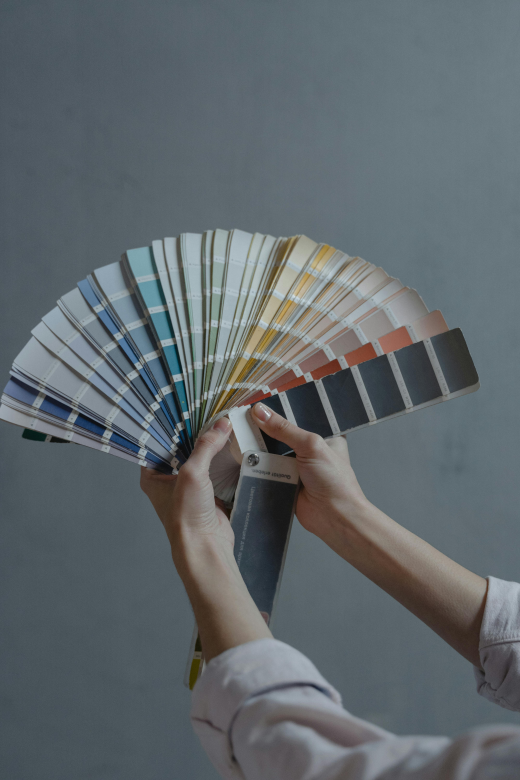
#> input picture sample.png, 520 x 780 px
$ python simple_thresholding.py --image ../sample.png
#> lines starting #> are read from the running program, lines starting #| are printed output that depends on the picture; after the words box and inside, x2 and y2 are one past the last pixel; in counts of white or black regions, pixels touching at a corner belong together
import numpy as np
import argparse
import cv2

ap = argparse.ArgumentParser()
ap.add_argument("-i", "--image", required=True,
    help="Path to the image")
args = vars(ap.parse_args())

image = cv2.imread(args["image"])
#> image is the input picture: shape (780, 520, 3); mean B, G, R 108, 103.6, 95.6
image = cv2.cvtColor(image, cv2.COLOR_BGR2GRAY)
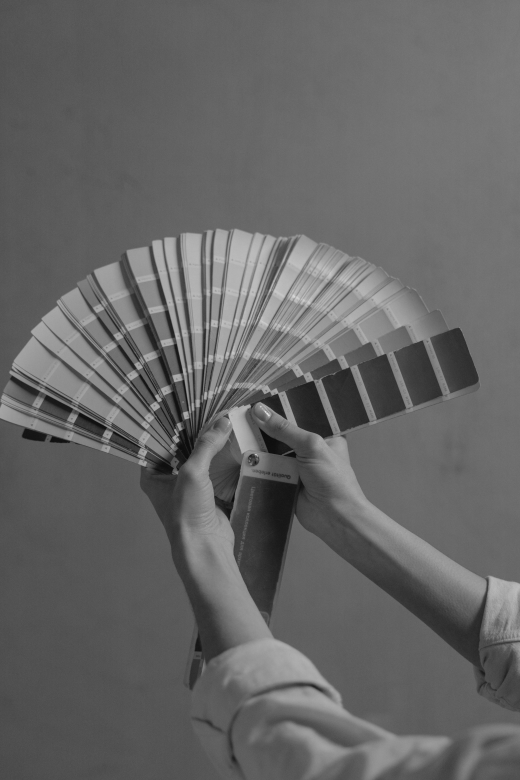
#> image: shape (780, 520); min 11, max 222, mean 101.5
blurred = cv2.GaussianBlur(image, (5, 5), 0)
cv2.imshow("Image", image)

(T, thresh) = cv2.threshold(blurred, 155, 255, cv2.THRESH_BINARY)
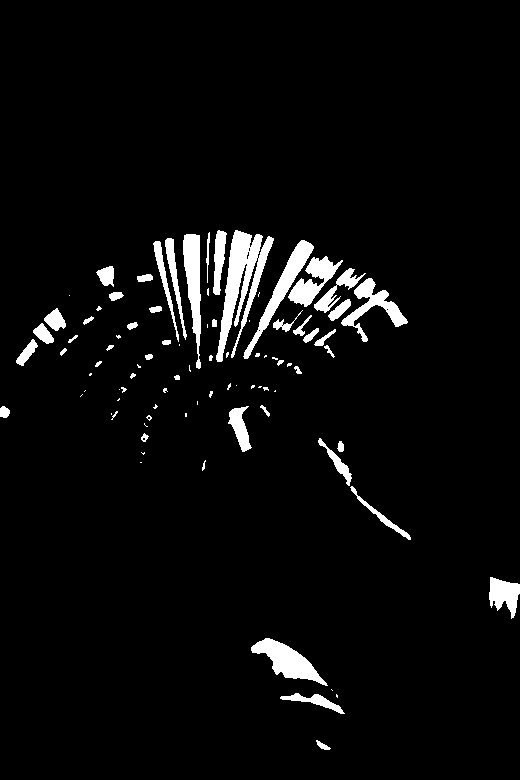
#> thresh: shape (780, 520); 4.3% white; 89 white regions (41 under 20 px), largest, box (x1, y1, x2, y2) and area: (216, 230, 274, 362) 2915, (251, 638, 328, 686) 1486, (243, 240, 314, 359) 1444
cv2.imshow("Threshold Binary", thresh)

(T, threshInv) = cv2.threshold(blurred, 155, 255, cv2.THRESH_BINARY_INV)
cv2.imshow("Threshold Binary Inverse", threshInv)

cv2.imshow("Coins", cv2.bitwise_and(image, image, mask=threshInv))
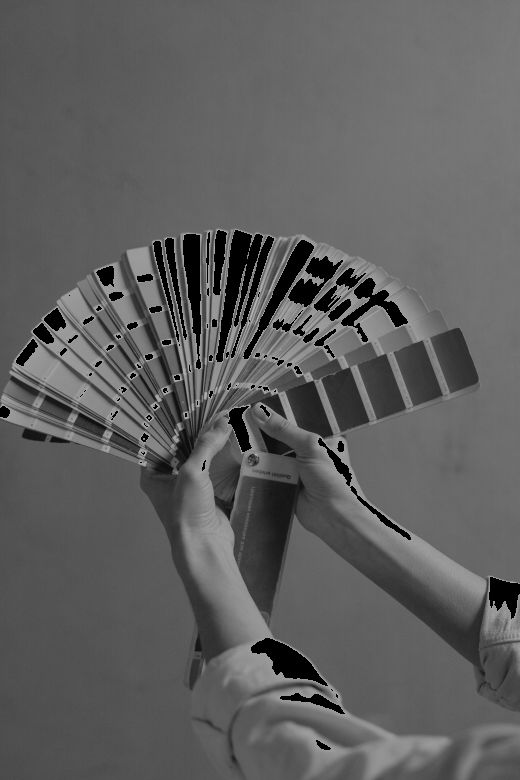
#> window 'Coins': shape (780, 520); min 0, max 198, mean 94.3
cv2.waitKey(0)
